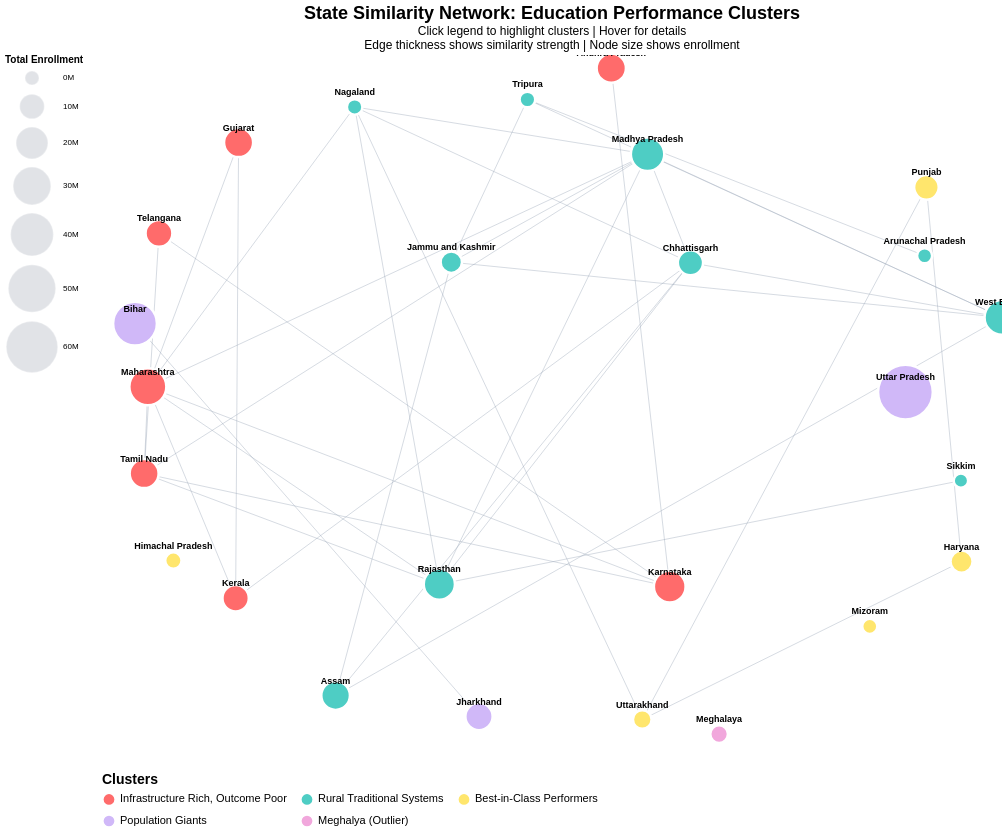

Write a Vega-Lite specification for this figure.
### Vega-Lite specification from a JSON file in a GitHub repository (floating-point values rounded to 4 significant figures)
{"config": {"view": {"continuousWidth": 300, "continuousHeight": 300, "strokeWidth": 0}, "axis": {"grid": false}}, "layer": [{"data": {"name": "data-cdb7ddabe8968b3b3abb3c236285ef47"}, "mark": {"type": "line", "color": "#9aa6b7", "opacity": 0.4, "strokeWidth": 1}, "encoding": {"strokeWidth": {"field": "similarity", "legend": null, "scale": {"range": [1, 8]}, "type": "quantitative"}, "x": {"axis": null, "field": "x", "type": "quantitative"}, "x2": {"field": "x2"}, "y": {"axis": null, "field": "y", "type": "quantitative"}, "y2": {"field": "y2"}}, "name": "view_58"}, {"data": {"name": "data-a766809bf4fb1fec4c6292d59140f9f1"}, "mark": {"type": "circle", "opacity": 0.95, "stroke": "white", "strokeWidth": 2.5}, "encoding": {"color": {"field": "cluster_name", "legend": {"columns": 3, "labelFontSize": 11, "labelLimit": 300, "orient": "bottom", "symbolSize": 150, "titleFontSize": 14}, "scale": {"domain": ["Infrastructure Rich, Outcome Poor", "Rural Traditional Systems", "Best-in-Class Performers", "Population Giants", "Meghalya (Outlier)"], "range": ["#ff6b6b", "#4ecdc4", "#ffe66d", "#d0b8f8", "#f1a7dc"]}, "title": "Clusters", "type": "nominal"}, "opacity": {"condition": {"param": "param_57", "value": 1}, "value": 0.1}, "size": {"field": "enrollment", "legend": {"direction": "vertical", "format": "~s", "labelFontSize": 8, "orient": "left", "symbolFillColor": "#9ca3af", "symbolOpacity": 0.3, "titleFontSize": 10}, "scale": {"range": [200, 3000]}, "title": "Total Enrollment", "type": "quantitative"}, "tooltip": [{"field": "state", "title": "State", "type": "nominal"}, {"field": "cluster_name", "title": "Cluster", "type": "nominal"}, {"field": "reading", "format": ".1f", "title": "Reading (Std 8)", "type": "quantitative"}, {"field": "math", "format": ".1f", "title": "Math (Std 8)", "type": "quantitative"}, {"field": "infrastructure", "format": ".1f", "title": "Infrastructure Index", "type": "quantitative"}, {"field": "str_ratio", "format": ".1f", "title": "Student-Teacher Ratio", "type": "quantitative"}, {"field": "enrollment_millions", "format": ".2f", "title": "Enrollment (millions)", "type": "quantitative"}], "x": {"axis": null, "field": "x", "type": "quantitative"}, "y": {"axis": null, "field": "y", "type": "quantitative"}}, "name": "view_56"}, {"data": {"name": "data-a766809bf4fb1fec4c6292d59140f9f1"}, "mark": {"type": "text", "align": "center", "baseline": "middle", "dy": -15, "font": "Arial", "fontSize": 9, "fontWeight": "bold"}, "encoding": {"opacity": {"condition": {"param": "param_57", "value": 1}, "value": 0.3}, "text": {"field": "state", "type": "nominal"}, "x": {"axis": null, "field": "x", "type": "quantitative"}, "y": {"axis": null, "field": "y", "type": "quantitative"}}}], "height": 700, "params": [{"name": "param_57", "select": {"type": "point", "fields": ["cluster_name"]}, "bind": "legend", "views": ["view_56"]}, {"name": "param_59", "select": {"type": "interval", "encodings": ["x", "y"]}, "bind": "scales", "views": ["view_58"]}], "title": {"text": "State Similarity Network: Education Performance Clusters", "subtitle": ["Click legend to highlight clusters | Hover for details", "Edge thickness shows similarity strength | Node size shows enrollment"], "fontSize": 18, "subtitleFontSize": 12, "anchor": "middle"}, "width": 900, "$schema": "https://vega.github.io/schema/vega-lite/v5.20.1.json", "datasets": {"data-cdb7ddabe8968b3b3abb3c236285ef47": [{"source": "Andhra Pradesh", "target": "Karnataka", "x": 0.1317, "y": 0.9625, "x2": 0.2617, "y2": -0.5189, "similarity": 0.7114}, {"source": "Arunachal Pradesh", "target": "Tripura", "x": 0.828, "y": 0.4266, "x2": -0.05465, "y2": 0.873, "similarity": 0.7816}, {"source": "Assam", "target": "Chhattisgarh", "x": -0.4809, "y": -0.8302, "x2": 0.3077, "y2": 0.4064, "similarity": 0.7375}, {"source": "Assam", "target": "Jammu and Kashmir", "x": -0.4809, "y": -0.8302, "x2": -0.2238, "y2": 0.408, "similarity": 0.7017}, {"source": "Assam", "target": "West Bengal", "x": -0.4809, "y": -0.8302, "x2": 1.0, "y2": 0.2502, "similarity": 0.7426}, {"source": "Bihar", "target": "Jharkhand", "x": -0.9267, "y": 0.2327, "x2": -0.1622, "y2": -0.89, "similarity": 0.7932}, {"source": "Chhattisgarh", "target": "Kerala", "x": 0.3077, "y": 0.4064, "x2": -0.703, "y2": -0.5522, "similarity": 0.707}, {"source": "Chhattisgarh", "target": "Madhya Pradesh", "x": 0.3077, "y": 0.4064, "x2": 0.2124, "y2": 0.7165, "similarity": 0.7623}, {"source": "Chhattisgarh", "target": "Nagaland", "x": 0.3077, "y": 0.4064, "x2": -0.4385, "y2": 0.8517, "similarity": 0.7053}, {"source": "Chhattisgarh", "target": "Rajasthan", "x": 0.3077, "y": 0.4064, "x2": -0.2504, "y2": -0.5121, "similarity": 0.7162}, {"source": "Chhattisgarh", "target": "West Bengal", "x": 0.3077, "y": 0.4064, "x2": 1.0, "y2": 0.2502, "similarity": 0.7982}, {"source": "Gujarat", "target": "Kerala", "x": -0.6965, "y": 0.7498, "x2": -0.703, "y2": -0.5522, "similarity": 0.7936}, {"source": "Gujarat", "target": "Maharashtra", "x": -0.6965, "y": 0.7498, "x2": -0.8981, "y2": 0.05206, "similarity": 0.8529}, {"source": "Haryana", "target": "Punjab", "x": 0.9101, "y": -0.4474, "x2": 0.8321, "y2": 0.6219, "similarity": 0.7973}, {"source": "Haryana", "target": "Uttarakhand", "x": 0.9101, "y": -0.4474, "x2": 0.2006, "y2": -0.8986, "similarity": 0.7945}, {"source": "Jammu and Kashmir", "target": "Madhya Pradesh", "x": -0.2238, "y": 0.408, "x2": 0.2124, "y2": 0.7165, "similarity": 0.7419}, {"source": "Jammu and Kashmir", "target": "Tripura", "x": -0.2238, "y": 0.408, "x2": -0.05465, "y2": 0.873, "similarity": 0.7317}, {"source": "Jammu and Kashmir", "target": "West Bengal", "x": -0.2238, "y": 0.408, "x2": 1.0, "y2": 0.2502, "similarity": 0.745}, {"source": "Karnataka", "target": "Maharashtra", "x": 0.2617, "y": -0.5189, "x2": -0.8981, "y2": 0.05206, "similarity": 0.7565}, {"source": "Karnataka", "target": "Tamil Nadu", "x": 0.2617, "y": -0.5189, "x2": -0.9064, "y2": -0.1958, "similarity": 0.7566}, {"source": "Karnataka", "target": "Telangana", "x": 0.2617, "y": -0.5189, "x2": -0.8734, "y2": 0.4904, "similarity": 0.7995}, {"source": "Kerala", "target": "Maharashtra", "x": -0.703, "y": -0.5522, "x2": -0.8981, "y2": 0.05206, "similarity": 0.75}, {"source": "Madhya Pradesh", "target": "Maharashtra", "x": 0.2124, "y": 0.7165, "x2": -0.8981, "y2": 0.05206, "similarity": 0.745}, {"source": "Madhya Pradesh", "target": "Nagaland", "x": 0.2124, "y": 0.7165, "x2": -0.4385, "y2": 0.8517, "similarity": 0.7317}, {"source": "Madhya Pradesh", "target": "Rajasthan", "x": 0.2124, "y": 0.7165, "x2": -0.2504, "y2": -0.5121, "similarity": 0.8629}, {"source": "Madhya Pradesh", "target": "Tamil Nadu", "x": 0.2124, "y": 0.7165, "x2": -0.9064, "y2": -0.1958, "similarity": 0.7308}, {"source": "Madhya Pradesh", "target": "West Bengal", "x": 0.2124, "y": 0.7165, "x2": 1.0, "y2": 0.2502, "similarity": 0.7625}, {"source": "Maharashtra", "target": "Nagaland", "x": -0.8981, "y": 0.05206, "x2": -0.4385, "y2": 0.8517, "similarity": 0.7529}, {"source": "Maharashtra", "target": "Rajasthan", "x": -0.8981, "y": 0.05206, "x2": -0.2504, "y2": -0.5121, "similarity": 0.703}, {"source": "Maharashtra", "target": "Tamil Nadu", "x": -0.8981, "y": 0.05206, "x2": -0.9064, "y2": -0.1958, "similarity": 0.7452}, {"source": "Nagaland", "target": "Rajasthan", "x": -0.4385, "y": 0.8517, "x2": -0.2504, "y2": -0.5121, "similarity": 0.7286}, {"source": "Nagaland", "target": "Uttarakhand", "x": -0.4385, "y": 0.8517, "x2": 0.2006, "y2": -0.8986, "similarity": 0.724}, {"source": "Punjab", "target": "Uttarakhand", "x": 0.8321, "y": 0.6219, "x2": 0.2006, "y2": -0.8986, "similarity": 0.7598}, {"source": "Rajasthan", "target": "Sikkim", "x": -0.2504, "y": -0.5121, "x2": 0.9087, "y2": -0.2161, "similarity": 0.7305}, {"source": "Rajasthan", "target": "Tamil Nadu", "x": -0.2504, "y": -0.5121, "x2": -0.9064, "y2": -0.1958, "similarity": 0.7104}, {"source": "Tamil Nadu", "target": "Telangana", "x": -0.9064, "y": -0.1958, "x2": -0.8734, "y2": 0.4904, "similarity": 0.756}, {"source": "Tripura", "target": "West Bengal", "x": -0.05465, "y": 0.873, "x2": 1.0, "y2": 0.2502, "similarity": 0.718}], "data-a766809bf4fb1fec4c6292d59140f9f1": [{"state": "Andhra Pradesh", "x": 0.1317, "y": 0.9625, "cluster": 0, "cluster_name": "Infrastructure Rich, Outcome Poor", "reading": 56.2, "math": 48.4, "infrastructure": 99.04, "str_ratio": 46.9, "enrollment": 16068910, "enrollment_millions": 16.07}, {"state": "Arunachal Pradesh", "x": 0.828, "y": 0.4266, "cluster": 1, "cluster_name": "Rural Traditional Systems", "reading": 76.0, "math": 47.7, "infrastructure": 49.9, "str_ratio": 26.1, "enrollment": 656615, "enrollment_millions": 0.6566}, {"state": "Assam", "x": -0.4809, "y": -0.8302, "cluster": 1, "cluster_name": "Rural Traditional Systems", "reading": 65.9, "math": 29.2, "infrastructure": 86.59, "str_ratio": 44.5, "enrollment": 15142490, "enrollment_millions": 15.14}, {"state": "Bihar", "x": -0.9267, "y": 0.2327, "cluster": 3, "cluster_name": "Population Giants", "reading": 72.8, "math": 63.6, "infrastructure": 83.32, "str_ratio": 59.4, "enrollment": 41997243, "enrollment_millions": 42.0}, {"state": "Chhattisgarh", "x": 0.3077, "y": 0.4064, "cluster": 1, "cluster_name": "Rural Traditional Systems", "reading": 76.0, "math": 36.7, "infrastructure": 84.65, "str_ratio": 37.4, "enrollment": 10660317, "enrollment_millions": 10.66}, {"state": "Gujarat", "x": -0.6965, "y": 0.7498, "cluster": 0, "cluster_name": "Infrastructure Rich, Outcome Poor", "reading": 75.9, "math": 30.5, "infrastructure": 95.97, "str_ratio": 40.7, "enrollment": 15822125, "enrollment_millions": 15.82}, {"state": "Haryana", "x": 0.9101, "y": -0.4474, "cluster": 2, "cluster_name": "Best-in-Class Performers", "reading": 82.7, "math": 56.4, "infrastructure": 93.42, "str_ratio": 26.8, "enrollment": 7077644, "enrollment_millions": 7.078}, {"state": "Himachal Pradesh", "x": -0.8414, "y": -0.4444, "cluster": 2, "cluster_name": "Best-in-Class Performers", "reading": 88.3, "math": 54.4, "infrastructure": 89.86, "str_ratio": 16.2, "enrollment": 1665194, "enrollment_millions": 1.665}, {"state": "Jammu and Kashmir", "x": -0.2238, "y": 0.408, "cluster": 1, "cluster_name": "Rural Traditional Systems", "reading": 58.5, "math": 35.8, "infrastructure": 68.91, "str_ratio": 37.4, "enrollment": 6240962, "enrollment_millions": 6.241}, {"state": "Jharkhand", "x": -0.1622, "y": -0.89, "cluster": 3, "cluster_name": "Population Giants", "reading": 69.5, "math": 50.9, "infrastructure": 84.69, "str_ratio": 63.5, "enrollment": 13280523, "enrollment_millions": 13.28}, {"state": "Karnataka", "x": 0.2617, "y": -0.5189, "cluster": 0, "cluster_name": "Infrastructure Rich, Outcome Poor", "reading": 62.1, "math": 37.9, "infrastructure": 85.99, "str_ratio": 43.5, "enrollment": 19685263, "enrollment_millions": 19.69}, {"state": "Kerala", "x": -0.703, "y": -0.5522, "cluster": 0, "cluster_name": "Infrastructure Rich, Outcome Poor", "reading": 84.5, "math": 38.2, "infrastructure": 96.78, "str_ratio": 41.3, "enrollment": 12058210, "enrollment_millions": 12.06}, {"state": "Madhya Pradesh", "x": 0.2124, "y": 0.7165, "cluster": 1, "cluster_name": "Rural Traditional Systems", "reading": 66.9, "math": 38.0, "infrastructure": 79.61, "str_ratio": 31.3, "enrollment": 22444915, "enrollment_millions": 22.44}, {"state": "Maharashtra", "x": -0.8981, "y": 0.05206, "cluster": 0, "cluster_name": "Infrastructure Rich, Outcome Poor", "reading": 74.2, "math": 36.3, "infrastructure": 86.75, "str_ratio": 38.3, "enrollment": 28599071, "enrollment_millions": 28.6}, {"state": "Meghalaya", "x": 0.3714, "y": -0.9403, "cluster": 4, "cluster_name": "Meghalya (Outlier)", "reading": 75.4, "math": 19.2, "infrastructure": 35.38, "str_ratio": 47.7, "enrollment": 2719888, "enrollment_millions": 2.72}, {"state": "Mizoram", "x": 0.7062, "y": -0.6325, "cluster": 2, "cluster_name": "Best-in-Class Performers", "reading": 90.7, "math": 60.9, "infrastructure": 69.16, "str_ratio": 28.6, "enrollment": 713852, "enrollment_millions": 0.7139}, {"state": "Nagaland", "x": -0.4385, "y": 0.8517, "cluster": 1, "cluster_name": "Rural Traditional Systems", "reading": 79.6, "math": 40.2, "infrastructure": 71.91, "str_ratio": 30.6, "enrollment": 1013046, "enrollment_millions": 1.013}, {"state": "Punjab", "x": 0.8321, "y": 0.6219, "cluster": 2, "cluster_name": "Best-in-Class Performers", "reading": 82.2, "math": 63.9, "infrastructure": 91.14, "str_ratio": 36.3, "enrollment": 9927377, "enrollment_millions": 9.927}, {"state": "Rajasthan", "x": -0.2504, "y": -0.5121, "cluster": 1, "cluster_name": "Rural Traditional Systems", "reading": 69.1, "math": 33.3, "infrastructure": 80.32, "str_ratio": 23.8, "enrollment": 18880521, "enrollment_millions": 18.88}, {"state": "Sikkim", "x": 0.9087, "y": -0.2161, "cluster": 1, "cluster_name": "Rural Traditional Systems", "reading": 76.5, "math": 27.6, "infrastructure": 77.19, "str_ratio": 14.4, "enrollment": 215667, "enrollment_millions": 0.2157}, {"state": "Tamil Nadu", "x": -0.9064, "y": -0.1958, "cluster": 0, "cluster_name": "Infrastructure Rich, Outcome Poor", "reading": 64.2, "math": 40.0, "infrastructure": 93.38, "str_ratio": 28.5, "enrollment": 15650008, "enrollment_millions": 15.65}, {"state": "Telangana", "x": -0.8734, "y": 0.4904, "cluster": 0, "cluster_name": "Infrastructure Rich, Outcome Poor", "reading": 56.4, "math": 41.1, "infrastructure": 84.38, "str_ratio": 35.5, "enrollment": 12720153, "enrollment_millions": 12.72}, {"state": "Tripura", "x": -0.05465, "y": 0.873, "cluster": 1, "cluster_name": "Rural Traditional Systems", "reading": 68.8, "math": 39.4, "infrastructure": 57.4, "str_ratio": 29.6, "enrollment": 1117574, "enrollment_millions": 1.118}, {"state": "Uttar Pradesh", "x": 0.7854, "y": 0.03683, "cluster": 3, "cluster_name": "Population Giants", "reading": 75.1, "math": 55.2, "infrastructure": 75.78, "str_ratio": 42.3, "enrollment": 68380027, "enrollment_millions": 68.38}, {"state": "Uttarakhand", "x": 0.2006, "y": -0.8986, "cluster": 2, "cluster_name": "Best-in-Class Performers", "reading": 82.2, "math": 52.5, "infrastructure": 87.16, "str_ratio": 26.8, "enrollment": 3599643, "enrollment_millions": 3.6}, {"state": "West Bengal", "x": 1.0, "y": 0.2502, "cluster": 1, "cluster_name": "Rural Traditional Systems", "reading": 71.3, "math": 33.7, "infrastructure": 71.08, "str_ratio": 42.6, "enrollment": 24855325, "enrollment_millions": 24.86}]}}
